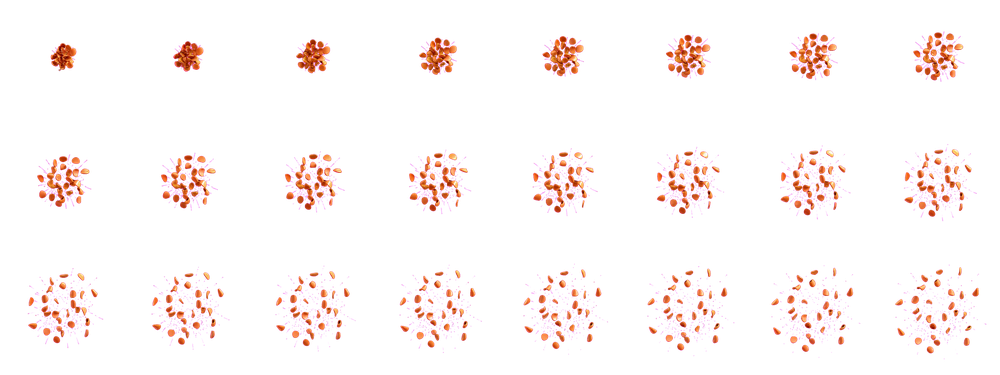
#> input picture assets/animations/balloon-pop-v18/idle-atlas.png, 1000 x 375 px, shrunk from 2048 x 768 before the run, found by its file name
$ python clean-animation-edges.py
#> lines starting #> are read from the running program, lines starting #| are printed output that depends on the picture; after the words box and inside, x2 and y2 are one past the last pixel; in counts of white or black regions, pixels touching at a corner belong together
"""Versioned chroma-edge cleanup of existing native-frame production atlases.

Only near-transparent boundary pixels with high red AND blue contamination are
attenuated. Opaque purple hulls and green skin are not globally desaturated.
No temporal processing, interpolation, relighting or animation synthesis.
"""
from pathlib import Path
import json
import numpy as np
from PIL import Image, ImageFilter

root=Path(__file__).resolve().parents[2]
clips=['mole-idle','mole-hit','ufo-idle','ufo-hit','rally-drive','rally-boost','goblin-walk','goblin-hit']
for name in clips:
    source=root/f'assets/animations/{name}-v08'
    target=root/f'assets/animations/{name}-v10'
    if target.exists(): raise SystemExit(f'Versioned output exists: {target}')
    target.mkdir()
    image=Image.open(source/'idle-atlas.png').convert('RGBA')
#> image is the input picture: PIL image 1000x375 RGBA; mean R, G, B, A 31.1, 11.7, 18.8, 14
    rgba=np.array(image)
    rgb=rgba[:,:,:3].astype(float)
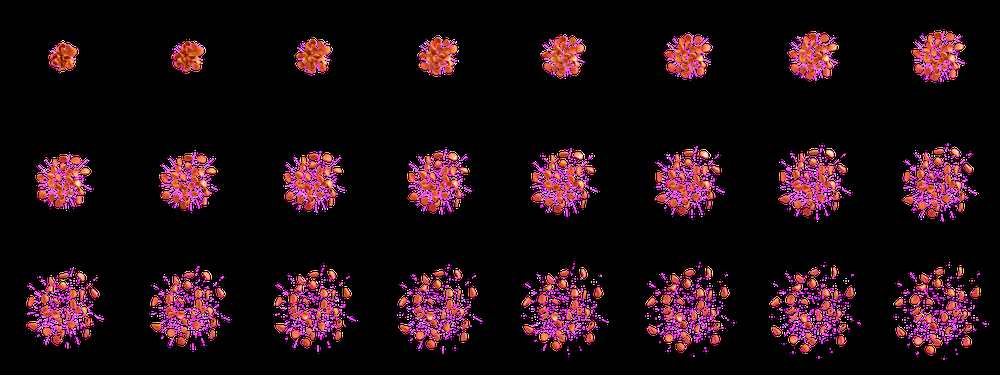
#> rgb: shape (375, 1000, 3) float64; mean R, G, B 31.1, 11.7, 18.8
    alpha=rgba[:,:,3].copy()
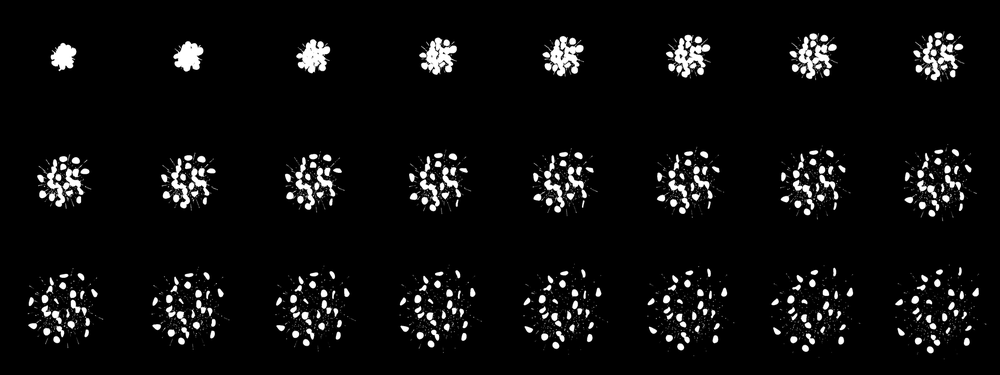
#> alpha: shape (375, 1000); min 0, max 255, mean 14
    near=np.array(image.getchannel('A').filter(ImageFilter.MinFilter(5)))<16
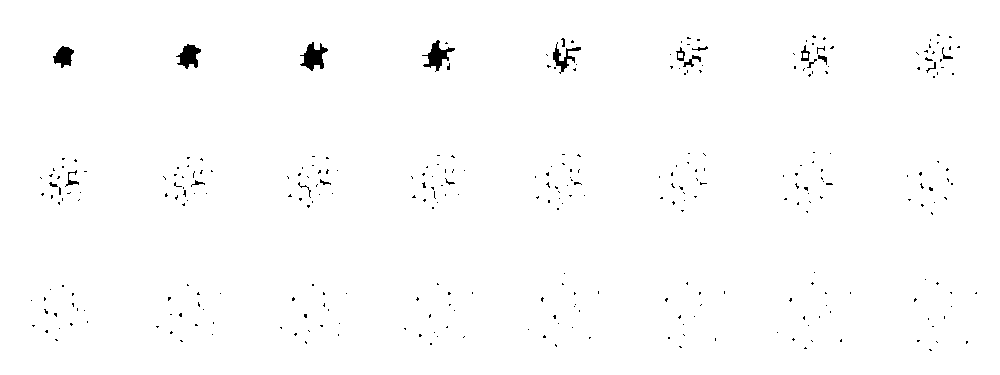
#> near: shape (375, 1000) bool; 99% white; 325 black regions (305 under 20 px), largest, box (x1, y1, x2, y2) and area: (300, 42, 328, 71) 418, (422, 40, 455, 72) 396, (176, 44, 201, 69) 357
    spill=np.minimum(rgb[:,:,0],rgb[:,:,2])-rgb[:,:,1]
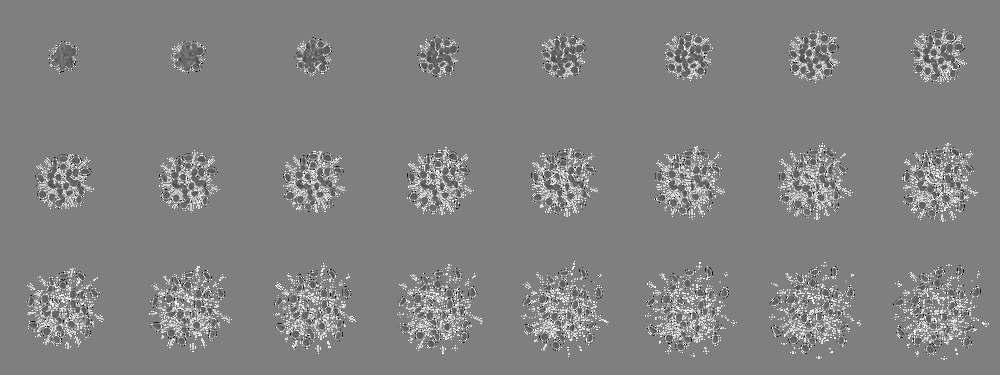
#> spill: shape (375, 1000) float64; min -255, max 255, mean 6.9; drawn with min black and max white
    mask=near & (alpha>0) & (rgb[:,:,0]>180) & (rgb[:,:,2]>180) & (spill>65)
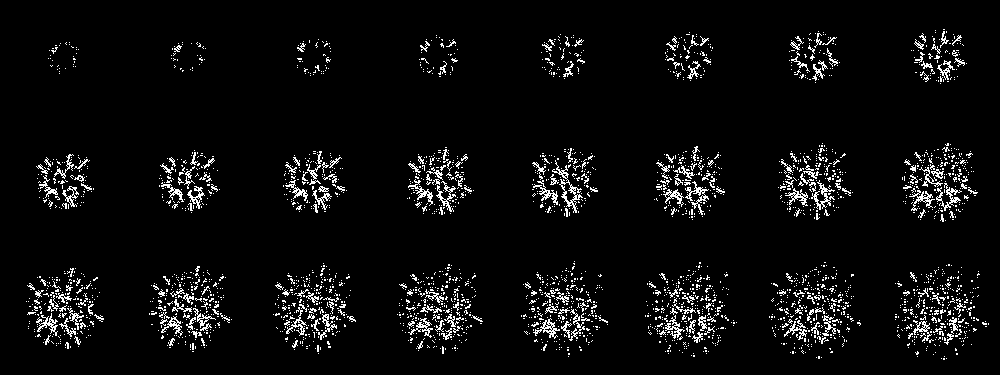
#> mask: shape (375, 1000) bool; 5.1% white in thin lines or dots, all inside (x1, y1, x2, y2) = (26, 29, 989, 360)
    attenuation=np.clip((spill-65)/90,0,1)
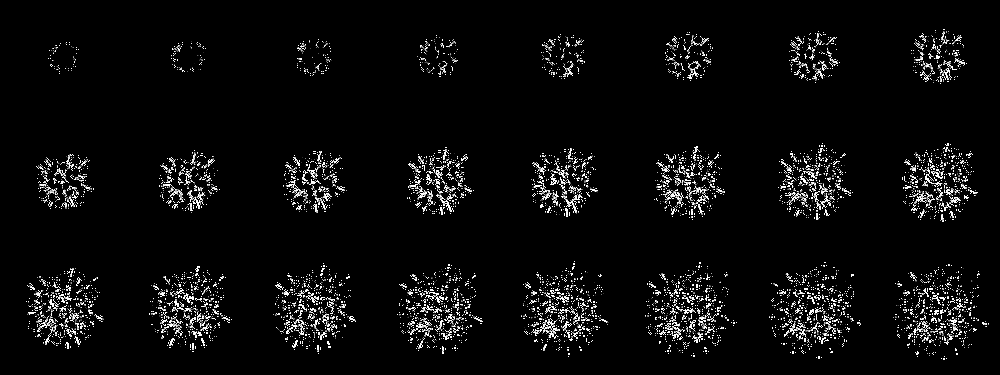
#> attenuation: shape (375, 1000) float64; min 0, max 1, mean 0.0481
    rgba[:,:,3][mask]=np.round(alpha[mask]*(1-attenuation[mask])).astype('uint8')
    rgba[:,:,:3][rgba[:,:,3]==0]=0
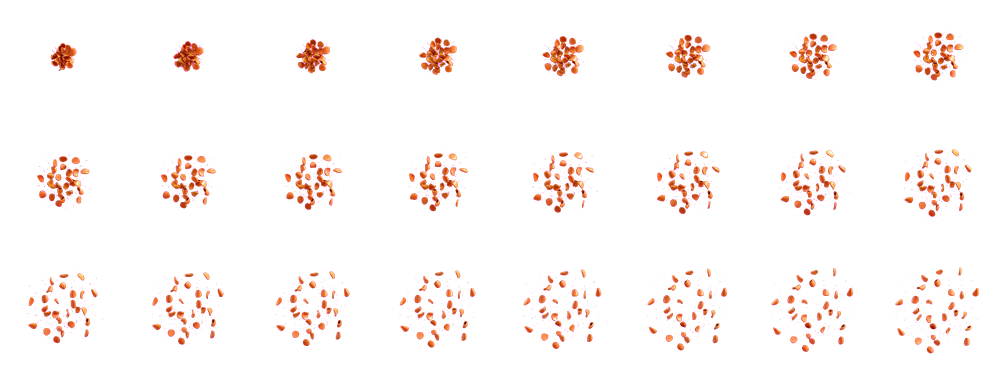
#> rgba: shape (375, 1000, 4); mean R, G, B, A 23.2, 10.7, 10.9, 13; transparent parts drawn white
    Image.fromarray(rgba).save(target/'idle-atlas.png',compress_level=9)
#> (the run stopped early here; a loop or call above may not have finished)
